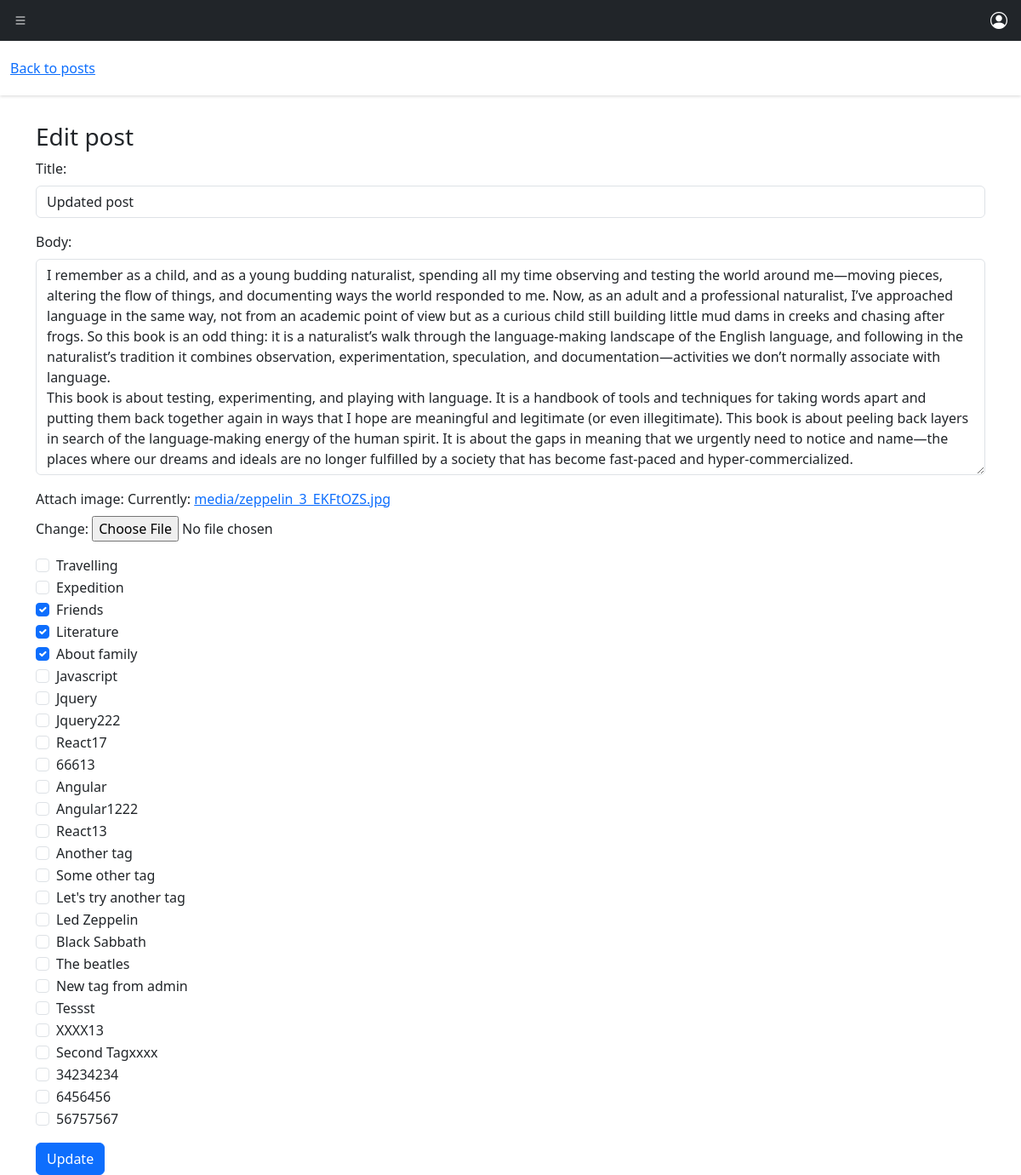
Screenshot of /posts/14/edit (signed in) with the database file from the repository.
### blog/models.py (models this page shows, shortened)
class Post(models.Model):
    title = models.CharField(max_length=255)
    short_description = models.TextField(blank=True)
    body = models.TextField()
    author = models.ForeignKey(CustomUser, on_delete=models.CASCADE, related_name='posts')
    created_at = models.DateTimeField(auto_now_add=True)
    modified_at = models.DateTimeField(auto_now_add=False, null=True)
    image = models.ImageField(upload_to="media")
    liked_by = models.ManyToManyField(CustomUser, related_name='liked_by')
    tags = models.ManyToManyField(Tag, related_name='posts')

### blog/view_single_post.py (the view)
# urls.py: path("posts/<int:pk>/edit", SinglePostView.as_view(), name="edit-post"),
class SinglePostView(TemplateView):
    new_post_template = 'authorized/new-post.html'
    edit_post_template = 'authorized/edit-post.html'
    def get(self, request: HttpRequest, **kwargs):
        context = {}
        if 'pk' in kwargs:
            post_id = kwargs['pk']
            post = Post.objects.get(pk=post_id)
            context = {
                'form': NewPostForm(instance=post),
                'isEditing': True,
            }
            return render(request, template_name=self.edit_post_template, context=context)
        context = {
            'form': NewPostForm()
        }
        return render(request, template_name=self.new_post_template, context=context)
    def post(self, request: HttpRequest, **kwargs):
        """Post method for single post"""
        if request.user.is_authenticated:
            form = NewPostForm(request.POST, request.FILES)
            if 'pk' in kwargs:
                if form.is_valid():
                    primary_key = kwargs['pk']
                    update_post(form, primary_key=primary_key)
                    return redirect('posts')
                else:
                    return render(request, template_name=self.edit_post_template, context={'form': form})
            else:
                if form.is_valid():
                    create_post(request, form)
                    return redirect('posts')
                else:
                    return render(request, template_name=self.edit_post_template, context={'form': form})
        return redirect('')

### blog/forms.py
class NewPostForm(forms.ModelForm):
    class Meta:
        model = Post
        fields = ['title', 'body', 'image', 'tags']
        widgets = {
            'title': forms.TextInput(attrs={'class': 'form-control',
                                            'placeholder': '',
                                            'id': 'title'}),
            'body': forms.Textarea(attrs={'class': 'form-control',
                                          'placeholder': '',
                                          'id': 'body'}),
            'tags': forms.CheckboxSelectMultiple(attrs={'class': 'form-check-input',
                                                        'value': ''})
        }

### blog/models.py (called while the page is built)
    def __str__(self):
        return self.title

### templates/authorized/edit-post.html (shortened to what this page needs)
{% extends "home.html" %}
{% block authorized_context %}
    <div class="posts-header">
        <a href="/posts">Back to posts</a>
    </div>
    <div class="container-sm new-post-container">
        <h3>Edit post</h3>
        <form method="post" enctype="multipart/form-data">
            <div class="mb-3">
                <label class="form-label" for="{{ form.title.id_for_label }}">Title:</label>
                {{ form.title }}
            </div>
            <div class="mb-3">
                <label class="form-label" for="{{ form.body.id_for_label }}">Body:</label>
                {{ form.body }}
            </div>
            <div class="mb-3">
                <label class="form-label" for="{{ form.image.id_for_label }}">Attach image:</label>
                {{ form.image }}
            </div>
            <div class="mb-3">
                {% for tag in form.tags %}
                    <div class="form-check">
                        {{ tag }}
                    </div>
                {% endfor %}
            </div>
            <button class="btn btn-primary" type="submit">Update</button>
        </form>
    </div>
{% endblock %}

### blog/static/blog/home.css (style rules this page uses)
html { height: 100%; }
body, main { min-height: 100%; }

### blog/static/blog/posts.css (style rules this page uses)
.posts-header { align-items: center; box-shadow: rgba(0, 0, 0, 0.16) 0px 1px 4px; display: flex; justify-content: space-between; padding: 12px; height: 64px; }
.user-profile-container, .new-post-container, .tags-container { margin-top: 32px; }

### rows the page displays
Post: title "Updated post", body "I remember as a child, and as a young budding naturalist, spending all my time observing and testing the world around me—moving pieces, altering the flow of things, and documenting ways the world responded to me. Now, as an adult and a professional naturalist, I’ve approached language in the same way, not from an academic point of view but as a curious child still building little mud dams in creeks and chasing after frogs. So this book is an odd thing: it is a naturalist’s walk through the language-making landscape of the English language, and following in the naturalist’s tradition it combines observation, experimentation, speculation, and documentation—activities we don’t normally…"
